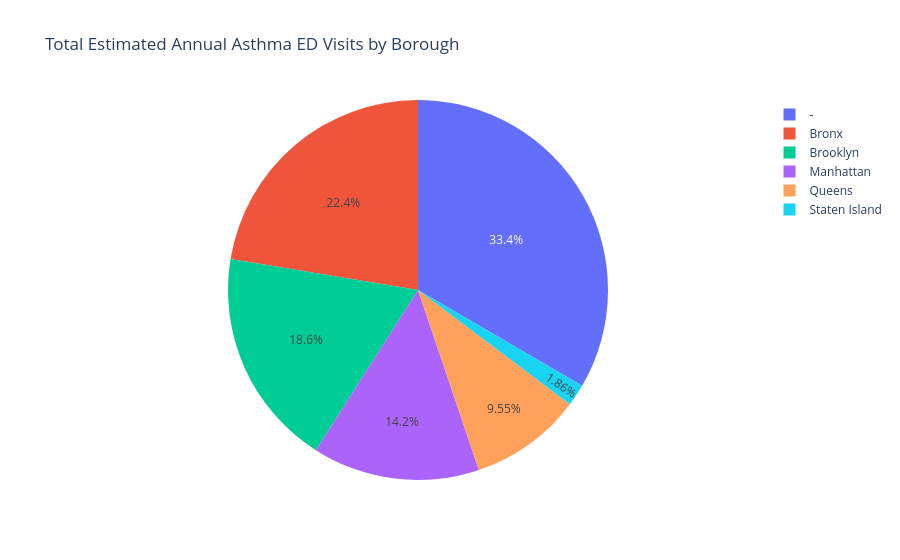

Notebook source saved alongside this figure:
### Markdown cell above
## Turned teh dataset into a pie chart to show the annual astham ED visits by borough

### Code cell
import plotly.express as px

# 1. Reset the index so 'Borough' becomes a normal column
df_plot = borough_totals.reset_index()

# 2. Add the two age columns together to use as the chart values
fig = px.pie(
    df_plot,
    values=df_plot['Estimated annual number (under age 18)'] + df_plot['Estimated annual number (age 18+)'],
    names='Borough',
    title='Total Estimated Annual Asthma ED Visits by Borough'
)

# 3. Show the chart
fig.show()

### Figure 1 — Plotly figure (JSON) as saved in the notebook; plotly's stock layout.template omitted (floating-point values rounded to 4 significant figures)
{"data": [{"domain": {"x": [0, 1], "y": [0, 1]}, "hovertemplate": "Borough=%{label}<br>value=%{value}<extra></extra>", "labels": ["-", "Bronx", "Brooklyn", "Manhattan", "Queens", "Staten Island"], "legendgroup": "", "name": "", "showlegend": true, "type": "pie", "values": [6004, 4025, 3338, 2557, 1716, 334]}], "layout": {"legend": {"tracegroupgap": 0}, "title": {"text": "Total Estimated Annual Asthma ED Visits by Borough"}}}
